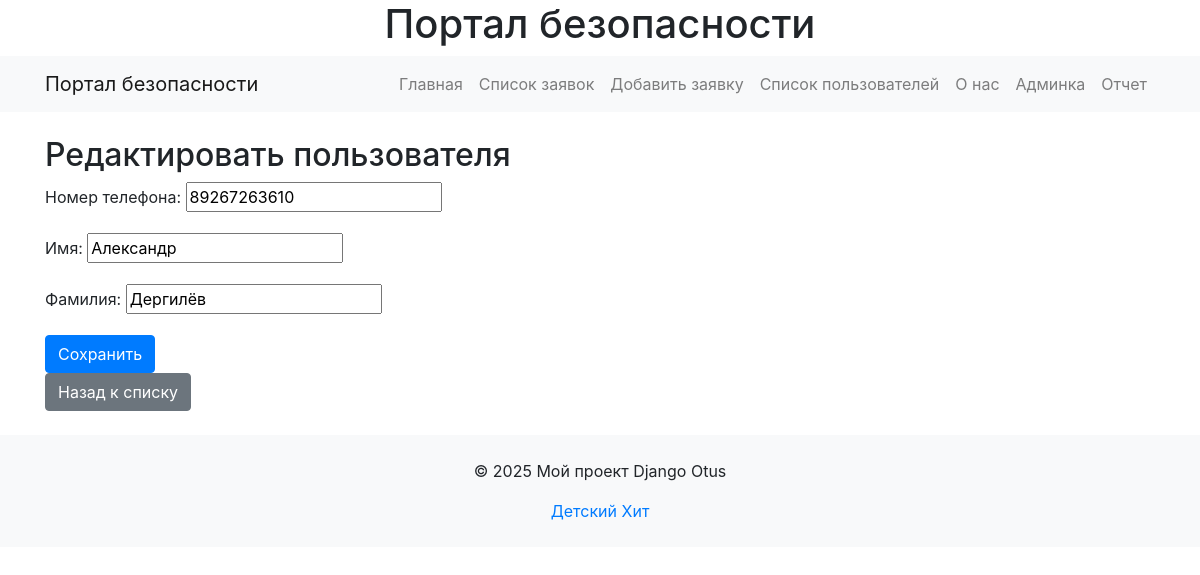
The app's page /users/edit/1/ with its own data.
### my_app/models.py (models this page shows, shortened)
class Users(models.Model):
    phone_number = models.CharField(
        max_length=11, unique=True, verbose_name="Номер телефона"
    )
    first_name = models.CharField(
        max_length=100, blank=True, null=True, verbose_name="Имя"
    )
    last_name = models.CharField(
        max_length=100, blank=True, null=True, verbose_name="Фамилия"
    )

### my_app/views.py (the view)
# urls.py: path("users/edit/<int:user_id>/", views.edit_user, name="edit_user"),
def edit_user(request, user_id):
    user = Users.objects.get(id=user_id)
    if request.method == "POST":
        form = UsersForm(request.POST, instance=user)
        if form.is_valid():
            form.save()
            return redirect(
                "users_list"
            )  # Перенаправление на страницу списка пользователей
    else:
        form = UsersForm(instance=user)
    return render(request, "my_app/edit_user.html", {"form": form})

### my_app/forms.py (shortened to what this page needs)
class UsersForm(forms.ModelForm):
    class Meta:
        model = Users
        fields = ["phone_number", "first_name", "last_name"]

### my_app/templates/my_app/edit_user.html (shortened to what this page needs)
{% extends 'my_app/base.html' %}
{% block content %}
    <h2>Редактировать пользователя</h2>
    <form method="post">
        {{ form.as_p }}
        <button type="submit" class="btn btn-primary">Сохранить</button>
    </form>
    <a href="{% url 'users_list' %}" class="btn btn-secondary">Назад к списку</a>
{% endblock %}

### records on screen
Users: phone_number "89267263610", first_name "Александр", last_name "Дергилёв"
